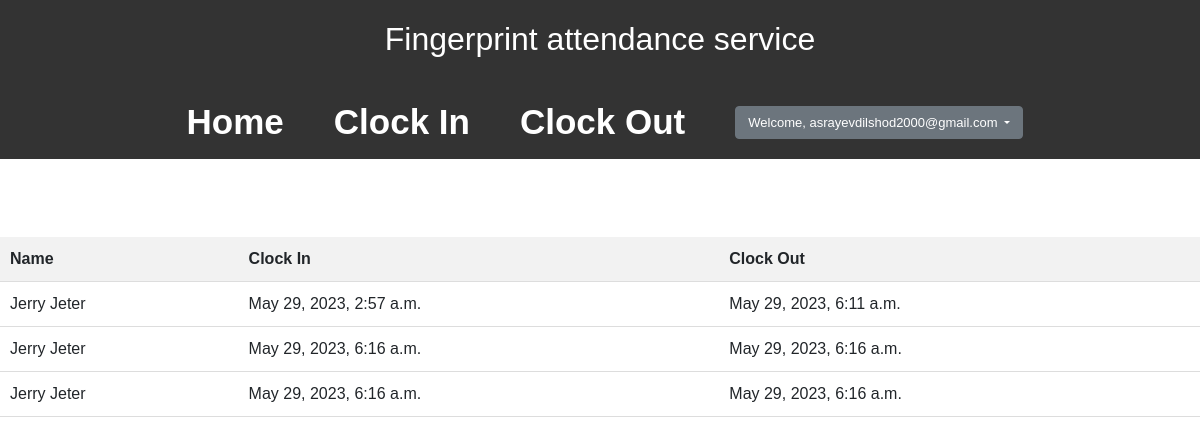
The page /attendance/17/ (signed in) on the database its author committed.
### fingerprint/models.py (models this page shows, shortened)
class Attendance(models.Model):
    student = models.ForeignKey(Student, on_delete=models.CASCADE,related_name='attendances')
    clock_in_time = models.DateTimeField(null=True, blank=True)
    clock_out_time = models.DateTimeField(null=True, blank=True)

class Student(models.Model):
    user = models.OneToOneField(User,on_delete=models.SET_NULL,null=True)
    fingerprint = models.ImageField(upload_to='fingerprints/')

### fingerprint/views.py (the view)
# urls.py: path('attendance/<int:pk>/',student_attendances,name='student-attendances')
def student_attendances(request,pk):
    page_num = request.GET.get('page', 1)
    student = get_object_or_404(Student,pk=pk)
    attendances = Attendance.objects.filter(student=student)
    paginator = Paginator(attendances, 5)
    try:
        page_obj = paginator.page(page_num)
    except PageNotAnInteger:
        page_obj = paginator.page(1)
    except EmptyPage:
        page_obj = paginator.page(paginator.num_pages)
    return render(request,'student_attendances.html',{'page_obj':page_obj})

### templates/student_attendances.html (shortened to what this page needs)
{% extends 'base.html' %}
{% load static %}
{% block css %}
	<link rel="stylesheet" href="{% static 'book/home.css' %}">
{% endblock %}
{% block content %}
<table>
		<tr>
			<th>Name</th>
			<th>Clock In</th>
			<th>Clock Out</th>
		</tr>
    {% for attendance in page_obj %}
        <tr>
            <td> {{ attendance.student.user.first_name }} {{attendance.student.user.last_name}} </td>
            <td> {{ attendance.clock_in_time }} </td>
            <td> {{ attendance.clock_out_time }} </td>
        </tr>
    {% endfor %}
</table>
{% endblock %}

### templates/base.html (shortened to what this page needs)
<!doctype html>
{% load static %}
<html lang="en">
  <head>
      <link href="https://cdn.jsdelivr.net/npm/bootstrap@5.0.2/dist/css/bootstrap.min.css" rel="stylesheet">
      <link rel="stylesheet" href="{% static 'user/base.css' %}">
      {% block css %}
      {% endblock %}
  </head>
  <body>
  	<header>
		<h2>Fingerprint attendance service</h2>
	</header>
    <nav class="navbar">
        {% if user.is_authenticated %}
     <a href="{% url 'attendance' %}"><b style="font-size: 35px">Home</b></a>
        {% endif %}
      <a style="margin-right: 40px;margin-left: 40px" href="{% url 'clockin' %}"><b style="font-size: 35px">Clock In</b></a>
      <a href="{% url 'clockout' %}"><b style="font-size: 35px">Clock Out</b></a>
{% if user.is_authenticated %}
    <div class="dropdown" style="margin-left: 40px">
  <button class="btn btn-secondary dropdown-toggle" style="width: 100%;font-size: 13px" type="button" id="dropdownMenuButton1" data-bs-toggle="dropdown" aria-expanded="false">
    Welcome, {{ user }}
  </button>
</div>
    {% endif %}
</nav>
    <br>
    <br>
    {% block content %}
    {% endblock %}
  </body>
</html>

### static/user/base.css (style rules this page uses)
header { background-color: #333; color: #fff; padding: 20px; text-align: center; justify-content: center; }
.navbar { display: flex; justify-content: center; background-color: #333; color: #fff; padding: 10px; }
.navbar a { color: #fff; text-decoration: none; margin: 0 10px; font-size:120% ; }

### static/book/home.css (style rules this page uses)
body { font-family: Arial, sans-serif; margin: 0; padding: 0; }
table { width: 100%; border-collapse: collapse; margin-top: 30px; }
th, td { padding: 10px; text-align: left; border-bottom: 1px solid #ddd; }
th { background-color: #f2f2f2; }

### rows shown on the page
Attendance: student.user.first_name "Jerry", student.user.last_name "Jeter", clock_in_time "May 29, 2023, 2:57 a.m.", clock_out_time "May 29, 2023, 6:11 a.m."
Attendance: student.user.first_name "Jerry", student.user.last_name "Jeter", clock_in_time "May 29, 2023, 6:16 a.m.", clock_out_time "May 29, 2023, 6:16 a.m."
Attendance: student.user.first_name "Jerry", student.user.last_name "Jeter", clock_in_time "May 29, 2023, 6:16 a.m.", clock_out_time "May 29, 2023, 6:16 a.m."

### other values the page prints
{{ user }} "asrayevdilshod2000@gmail.com"
